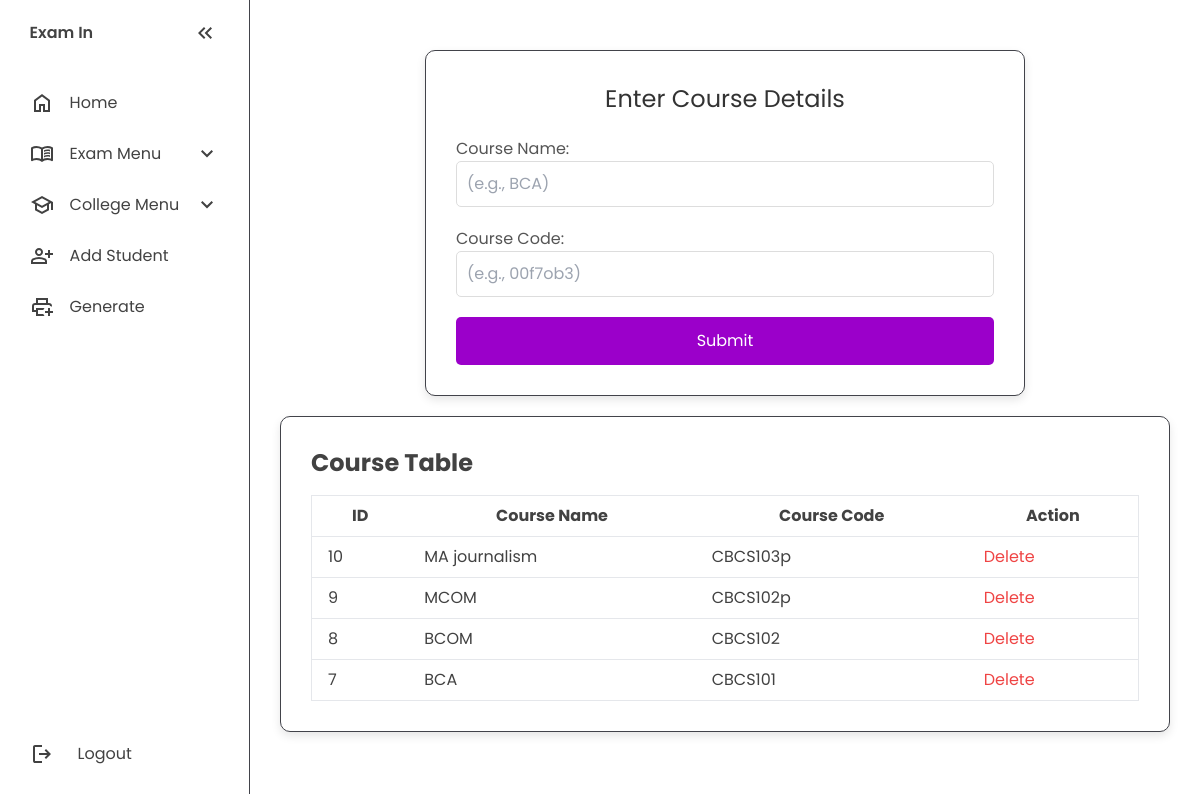
/teacher-page/addCourse.php, run on the app's committed database.
### tables this page shows
CREATE TABLE IF NOT EXISTS `courses` (
  `course_id` int NOT NULL AUTO_INCREMENT,
  `course_name` varchar(100) NOT NULL,
  `course_code` varchar(20) NOT NULL,
  PRIMARY KEY (`course_id`),
  UNIQUE KEY `course_code` (`course_code`)
);

### teacher-page/addCourse.php (the view, shortened to what this page needs)
<?php
include 'config.php';
$sql = "SELECT * FROM Courses";
$courses_result = $conn->query($sql);
?>
<!DOCTYPE html>
<html lang="en">
<head>
  <script src="https://cdn.tailwindcss.com"></script>
  <link rel="stylesheet" href="https://cdnjs.cloudflare.com/ajax/libs/font-awesome/5.15.3/css/all.min.css" />
  <link rel="stylesheet" href="style.css" />
</head>
<body>
<nav id="sidebar">
  <ul>
    <li>
      <span class="logo">Exam In</span>
      <button onclick="toggleSidebar()" id="toggle-btn">
        <svg
          xmlns="http://www.w3.org/2000/svg"
          height="24px"
          viewBox="0 -960 960 960"
          width="24px"
          fill="#5f6368"
        >
          <path
            d="M440-240 200-480l240-240 56 56-183 184 183 184-56 56Zm264 0L464-480l240-240 56 56-183 184 183 184-56 56Z"
          />
        </svg>
      </button>
    </li>
    <li>
      <a href="index.html">
        <svg
          xmlns="http://www.w3.org/2000/svg"
          height="24px"
          viewBox="0 -960 960 960"
          width="24px"
          fill="#5f6368"
        >
          <path
            d="M240-200h120v-240h240v240h120v-360L480-740 240-560v360Zm-80 80v-480l320-240 320 240v480H520v-240h-80v240H160Zm320-350Z"
          />
        </svg>
        <span>Home</span>
      </a>
    </li>
    <li>
      <button onclick="toggleSubMenu(this)" class="dropdown-btn">
        <span>Exam Menu</span>
        <svg
          xmlns="http://www.w3.org/2000/svg"
          height="24px"
          viewBox="0 -960 960 960"
          width="24px"
          fill="#5f6368"
        >
          <path d="M480-344 240-584l56-56 184 184 184-184 56 56-240 240Z" />
        </svg>
      </button>
    </li>
    <li>
      <button onclick="toggleSubMenu(this)" class="dropdown-btn">
        <svg
          xmlns="http://www.w3.org/2000/svg"
          height="24px"
          viewBox="0 -960 960 960"
          width="24px"
          fill="#5f6368"
        >
          <path
            d="M480-120 200-272v-240L40-600l440-240 440 240v320h-80v-276l-80 44v240L480-120Zm0-332 274-148-274-148-274 148 274 148Zm0 241 200-108v-151L480-360 280-470v151l200 108Zm0-241Zm0 90Zm0 0Z"
          />
        </svg>
        <span>College Menu</span>
        <svg
          xmlns="http://www.w3.org/2000/svg"
          height="24px"
          viewBox="0 -960 960 960"
          width="24px"
          fill="#5f6368"
        >
          <path d="M480-344 240-584l56-56 184 184 184-184 56 56-240 240Z" />
        </svg>
      </button>
    </li>
    <li>
      <a href="addStudent.php">
        <span>Add Student</span>
      </a>
    </li>
    <li>
      <a href="generateTicket.php">
        <span>Generate</span>
      </a>
    </li>
    <div class="logout-container">
      <li>
        <a href="../Login-Signup/Login/index.html">
          <svg
            xmlns="http://www.w3.org/2000/svg"
            height="24px"
            viewBox="0 -960 960 960"
            width="24px"
            fill="#5f6368"
          >
            <path
              d="M200-120q-33 0-56.5-23.5T120-200v-560q0-33 23.5-56.5T200-840h280v80H200v560h280v80H200Zm440-160-55-58 102-102H360v-80h327L585-622l55-58 200 200-200 200Z"
            />
          </svg>
          <span>Logout</span>
        </a>
      </li>
    </div>
  </ul>
</nav>
  <main>
    <div class="formDetails container">
      <h2>Enter Course Details</h2>
      <form action="addCourse.php" method="post" id="courseForm">
        <div class="form-group">
          <label for="courseName">Course Name:</label>
          <input type="text" id="courseName" name="course_name" autocomplete="off" placeholder="(e.g., BCA)" />
        </div>
        <div class="form-group">
          <label for="courseCode">Course Code:</label>
          <input type="text" id="courseCode" name="course_code" autocomplete="off" placeholder="(e.g., 00f7ob3)" />
        </div>
        <input type="submit" name="submit-btn" value="Submit" />
      </form>
    </div>
<div class="container mx-auto">
  <h1 class="text-2xl font-bold mb-4">Course Table</h1>
  <table class="min-w-full bg-white border border-gray-200">
    <thead>
      <tr>
        <th class="py-2 px-4 border-b">ID</th>
        <th class="py-2 px-4 border-b">Course Name</th>
        <th class="py-2 px-4 border-b">Course Code</th>
        <th class="py-2 px-4 border-b">Action</th>
      </tr>
    </thead>
    <tbody>
      <?php
      if ($courses_result->num_rows > 0) {
        while ($row = $courses_result->fetch_assoc()) {
          echo "<tr>
                  <td class='py-2 px-4 border-b'>" . $row['course_id'] . "</td>
                  <td class='py-2 px-4 border-b'>" . $row['course_name'] . "</td>
                  <td class='py-2 px-4 border-b'>" . $row['course_code'] . "</td>
                  <td class='py-2 px-4 border-b'>
                    <a href='deleteCourse.php?id=" . $row['course_id'] . "' class='text-red-500 hover:text-red-700' onclick='return confirm(\"Are you sure you want to delete this course?\");'>Delete</a>
                  </td>
                </tr>";
        }
      } else {
        echo "<tr><td colspan='4' class='py-2 px-4 border-b text-center'>No courses available.</td></tr>";
      }
      ?>
    </tbody>
  </table>
</div>
  </main>
</body>
</html>

### teacher-page/style.css (style rules this page uses)
:root { --base-clr: #ffffff; --line-clr: #42434a; --hover-clr: #f1f1f1; --text-clr: #424242; --accent-clr: #9b00ca; --secondary-accent-clr: #7b3291; --secondary-text-clr: #858585; }
* { margin: 0; padding: 0; }
html { font-family: Poppins, "Segoe UI", Tahoma, Geneva, Verdana, sans-serif; line-height: 1.5rem; }
body { min-height: 100vh; min-height: 100dvh; background-color: var(--base-clr); color: var(--text-clr); display: grid; grid-template-columns: auto 1fr; grid-template-rows: 1fr auto; min-height: 100vh; }
#sidebar { box-sizing: border-box; height: 100vh; width: 250px; padding: 5px 1em; background-color: var(--base-clr); border-right: 1px solid var(--line-clr); position: sticky; top: 0; align-self: start; transition: 300ms ease-in-out; overflow: hidden; text-wrap: nowrap; }
#sidebar ul { list-style: none; }
#sidebar a, #sidebar .dropdown-btn, #sidebar .logo { border-radius: 0.5em; padding: 0.85em; text-decoration: none; color: var(--text-clr); display: flex; align-items: center; gap: 1em; }
.dropdown-btn { width: 100%; text-align: left; background: none; border: none; font: inherit; cursor: pointer; }
#sidebar svg { flex-shrink: 0; fill: var(--text-clr); }
#sidebar a span, #sidebar .dropdown-btn span { flex-grow: 2; }
.dropdown-btn svg { transition: 200ms ease; }
#sidebar { display: flex; flex-direction: column; height: 100vh; }
#sidebar ul { flex-grow: 1; display: flex; flex-direction: column; }
.logout-container { margin-top: auto; margin-bottom: 15px; }
.logout-container li { list-style: none; }
.logout-container a { text-decoration: none; color: #5f6368; display: flex; align-items: center; }
.logout-container svg { margin-right: 8px; }
main { padding: min(30px, 7%); }
.container { border: 1px solid var(--line-clr); border-radius: 1em; margin-bottom: 20px; padding: min(3em, 15%); }
.container h2 { margin-bottom: 15px; }
.container { background-color: #ffffff; border-radius: 10px; padding: 30px; box-shadow: 0 4px 10px rgba(0, 0, 0, 0.1); margin: 20px auto; }
.formDetails.container { max-width: 600px; }
.container h2 { text-align: center; color: #333; font-size: 24px; margin-bottom: 20px; }
form { display: flex; flex-direction: column; gap: 20px; }
form label { font-size: 16px; color: #555; }
form input[type="text"], form input[type="date"], form input[type="number"], form input[type="email"], form input[type="tel"], form select, form textarea { padding: 10px; border: 1px solid #ddd; border-radius: 5px; font-size: 16px; width: 100%; box-sizing: border-box; transition: border-color 0.3s ease; }
input::placeholder, textarea::placeholder { font-family: Poppins, "Segoe UI", Tahoma, Geneva, Verdana, sans-serif; color: #aaa; font-size: 16px; }
form input[type="submit"] { font-family: Poppins, "Segoe UI", Tahoma, Geneva, Verdana, sans-serif; padding: 12px; background-color: var(--accent-clr); color: var(--base-clr); font-size: 16px; border: none; border-radius: 5px; cursor: pointer; transition: background-color 0.3s ease; }

### teacher-page/addCourse.php (style rules this page uses)
html { font-family: 'Poppins', sans-serif; }
body { font-family: 'Poppins', sans-serif; }

### data on the page
courses: course_id "10", course_name "MA journalism", course_code "CBCS103p"
courses: course_id "9", course_name "MCOM", course_code "CBCS102p"
courses: course_id "8", course_name "BCOM", course_code "CBCS102"
courses: course_id "7", course_name "BCA", course_code "CBCS101"
